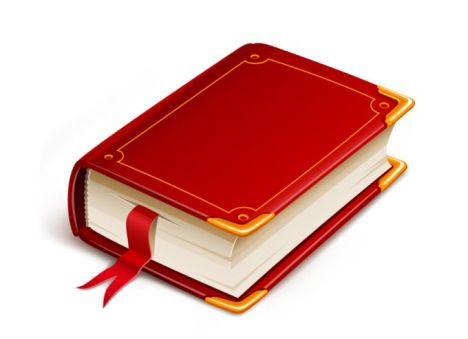
#> input picture book.jpg, 468 x 339 px, found by its file name
$ python contours.py   (older library calls are emulated)
#> lines starting #> are read from the running program, lines starting #| are printed output that depends on the picture; after the words box and inside, x2 and y2 are one past the last pixel; in counts of white or black regions, pixels touching at a corner belong together
import cv2
import numpy as np
from PIL import Image

im =  cv2.imread('book.jpg')
#> im is the input picture: shape (339, 468, 3); mean B, G, R 177.5, 182, 227.1
gray = cv2.cvtColor(im , cv2.COLOR_BGR2GRAY)
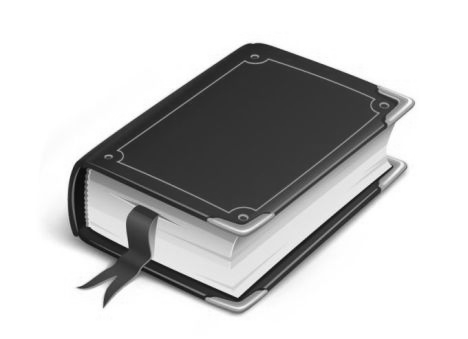
#> gray: shape (339, 468); min 10, max 255, mean 195

ret,thresh1 = cv2.threshold(gray,127,255,0)
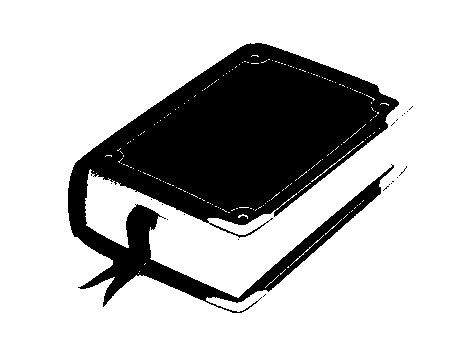
#> thresh1: shape (339, 468); 73.7% white; 20 black regions (19 under 20 px)

_, contours, _= cv2.findContours(thresh1, cv2.RETR_TREE, cv2.CHAIN_APPROX_SIMPLE)
#> contours = 220 contours, 217 with area under 20; largest, box (x1, y1, x2, y2) and area: (0, 0, 468, 339) 157846, (67, 42, 400, 314) 42982, (208, 222, 267, 239) 171


cv2.drawContours(im , contours ,-1,(0,255,0),3)
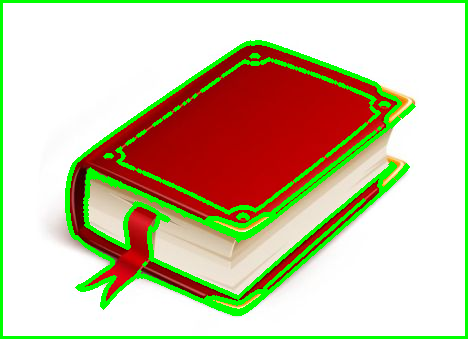
#> im: shape (339, 468, 3); 11.43% of pixels changed, all inside (x1, y1, x2, y2) = (0, 0, 468, 339)


cv2.imshow("Contours",im)
cv2.waitKey(0)

$ run again, with ctra.jpg copied over book.jpg
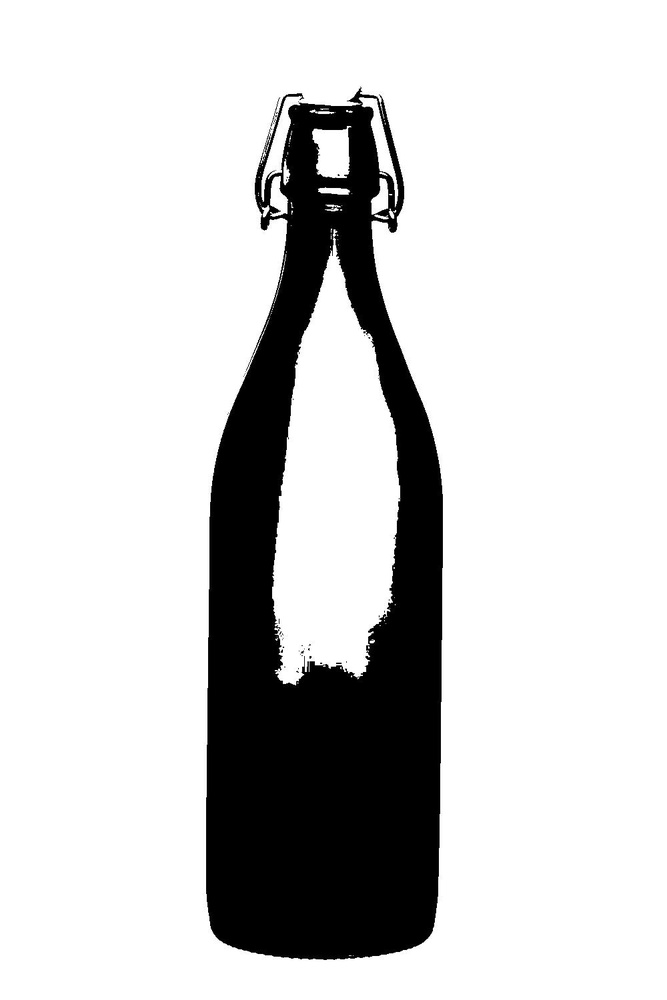
#> input picture ctra.jpg, 667 x 1000 px, shrunk from 1000 x 1500 before the run, found by its file name
#> im is the input picture: shape (1000, 667, 3); min 0, max 255, mean 208.4
#> thresh1: shape (1000, 667); 81.7% white; 36 black regions (35 under 20 px)
#> contours = 131 contours, 120 with area under 20; largest, box (x1, y1, x2, y2) and area: (0, 0, 667, 1000) 665334, (205, 87, 444, 961) 164950, (272, 229, 400, 685) 37170, (312, 126, 351, 178) 1458, (359, 97, 398, 207) 880
#> `cv2.drawContours(im , contours ,-1,(0,255,0),3)`:
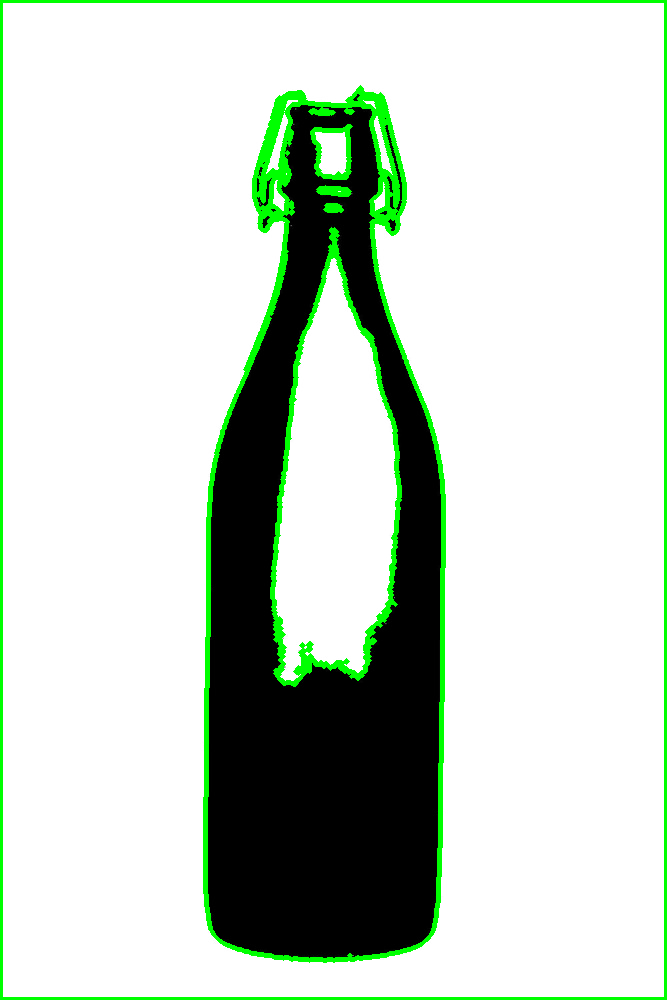
#> im: shape (1000, 667, 3); 4.84% of pixels changed, all inside (x1, y1, x2, y2) = (0, 0, 667, 1000)
